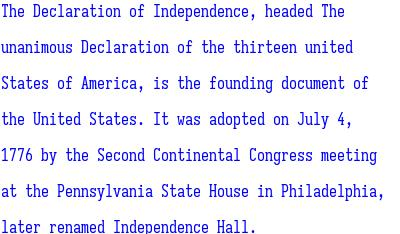

The script that saved this image:
from PIL import Image, ImageDraw, ImageFont
import warnings
import json

from word import word
from line import line

warnings.filterwarnings("ignore")


def textshoter(margin_x, margin_y, font_size, line_space, width, color, str):

    line_height = font_size
    font = ImageFont.truetype("Sarasa.ttf", font_size)

    # str = ""
    # with open("input.in", "r") as file:
    #     str = file.read()

    im = Image.new("RGB", (1, 1), "white")
    d = ImageDraw.Draw(im)

    word_list = str.split()
    word_num = len(word_list)

    line_list = [line(0)]
    line_num = 1
    width_tmp = 0

    for i in range(0, word_num):
        word_list[i] = word(word_list[i], width_tmp, font)
        width_tmp += word_list[i].wit

    for i in range(0, word_num):
        line_list[line_num-1].add(word_list[i], font_size)
        if i == word_num-1:
            break
        if (line_list[line_num-1].wit+word_list[i+1].wit+font_size*0.5+margin_x*2 > width):
            line_num += 1
            line_list.append(line(line_num-1))

    height = line_height*line_num+line_space*(line_num-1)+margin_y*2

    im_ = Image.new("RGB", (width, height), "white")
    d_ = ImageDraw.Draw(im_)

    t_y = margin_y

    for i in range(0, line_num):
        t_x = margin_x
        for j in range(0, len(line_list[i].text)):
            for k in range(0, len(line_list[i].text[j])):
                d_.text((t_x, t_y), line_list[i].text[j]
                        [k], fill=color, anchor="la", font=font)
                x, y = d.textsize(chr(ord(line_list[i].text[j][k])), font=font)
                t_x += x
            t_x += font_size*0.5
        t_y += line_height+line_space

    im_.save("textshoter.jpeg")


if __name__ == "__main__":
    textshoter()
